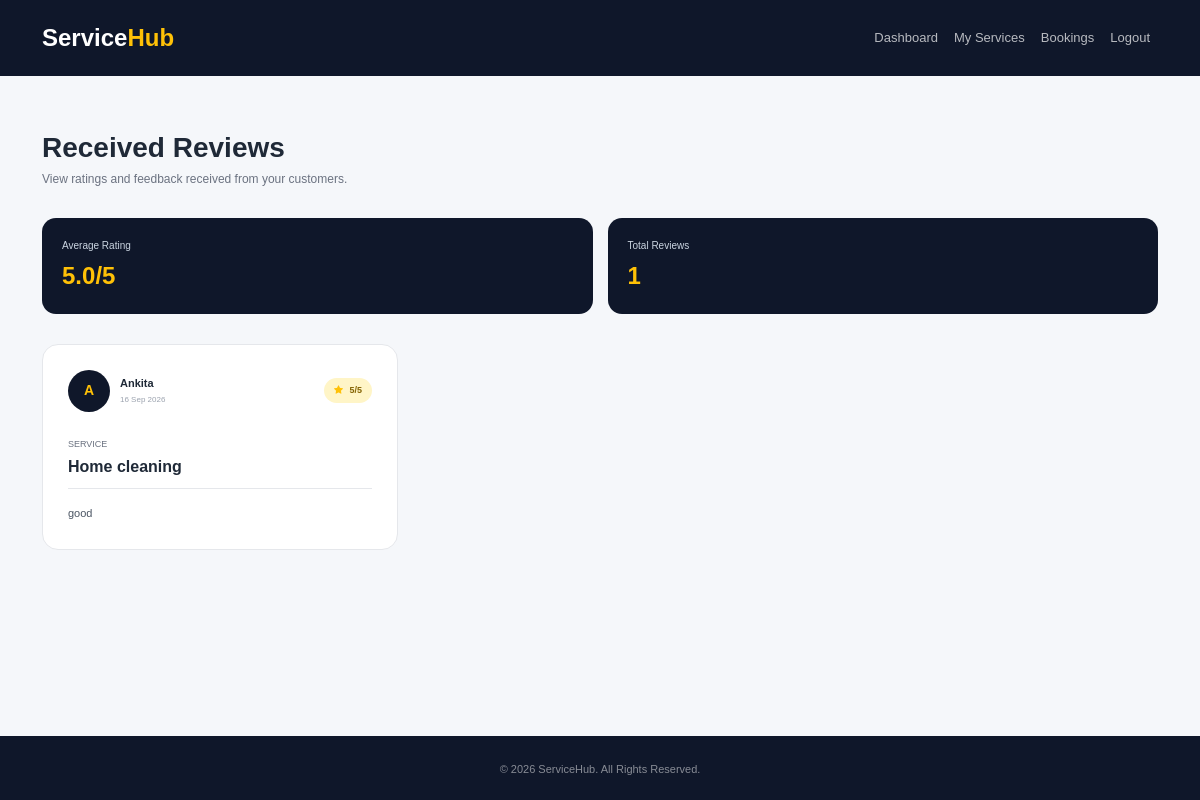
The page /provider-reviews/ (signed in) on the database its author committed.
### service_app/models.py (models this page shows, shortened)
class Review(models.Model):
    RATING_CHOICES = [
        (1, "1 Star"),
        (2, "2 Stars"),
        (3, "3 Stars"),
        (4, "4 Stars"),
        (5, "5 Stars"),
    ]
    booking = models.OneToOneField(
        Booking,
        on_delete=models.CASCADE
    )
    customer = models.ForeignKey(
        CustomerProfile,
        on_delete=models.CASCADE
    )
    service = models.ForeignKey(
        Service,
        on_delete=models.CASCADE
    )
    provider = models.ForeignKey(
        ProviderProfile,
        on_delete=models.CASCADE
    )
    rating = models.PositiveSmallIntegerField(
        choices=RATING_CHOICES
    )
    comment = models.TextField()
    created_at = models.DateTimeField(
        auto_now_add=True
    )

class CustomerProfile(models.Model):
    user = models.OneToOneField(User, on_delete=models.CASCADE)
    phone = models.CharField(max_length=15, blank=True)
    address = models.TextField(blank=True)

class Service(models.Model):
    provider = models.ForeignKey(
        ProviderProfile,
        on_delete=models.CASCADE,
        null=True,
        blank=True
    )
    category = models.ForeignKey(
        Category,
        on_delete=models.CASCADE
    )
    name = models.CharField(max_length=150)
    description = models.TextField()
    price = models.DecimalField(
        max_digits=10,
        decimal_places=2
    )
    is_active = models.BooleanField(default=True)
    created_at = models.DateTimeField(auto_now_add=True)

### service_app/views.py (the view)
# urls.py: path("provider-reviews/", views.provider_reviews, name="provider_reviews"),
@login_required(login_url="login")
def provider_reviews(request):
    if not hasattr(request.user, "providerprofile"):
        return redirect("dashboard")
    provider = request.user.providerprofile
    reviews = Review.objects.filter(
        provider=provider
    ).select_related(
        "customer__user",
        "service",
        "booking"
    ).order_by("-created_at")
    total_reviews = reviews.count()
    average_rating = reviews.aggregate(
        avg=Avg("rating")
    )["avg"]
    five_star = reviews.filter(rating=5).count()
    four_star = reviews.filter(rating=4).count()
    three_star = reviews.filter(rating=3).count()
    two_star = reviews.filter(rating=2).count()
    one_star = reviews.filter(rating=1).count()
    return render(request, "provider_reviews.html", {
        "reviews": reviews,
        "total_reviews": total_reviews,
        "average_rating": average_rating,
        "five_star": five_star,
        "four_star": four_star,
        "three_star": three_star,
        "two_star": two_star,
        "one_star": one_star
    })

### templates/provider_reviews.html (shortened to what this page needs)
<!DOCTYPE html>
<html lang="en">
<head>
    <link href="https://cdn.jsdelivr.net/npm/bootstrap@5.3.8/dist/css/bootstrap.min.css" rel="stylesheet">
    <link rel="stylesheet" href="https://cdn.jsdelivr.net/npm/bootstrap-icons@1.13.1/font/bootstrap-icons.min.css">
</head>
<body>
<nav class="navbar navbar-expand-lg navbar-dark">
    <div class="container">
        <a href="{% url 'home' %}" class="navbar-brand">
            Service<span>Hub</span>
        </a>
        <div class="collapse navbar-collapse" id="navbarMenu">
            <ul class="navbar-nav ms-auto">
                <li class="nav-item">
                    <a href="{% url 'provider_dashboard' %}" class="nav-link">
                        Dashboard
                    </a>
                </li>
                <li class="nav-item">
                    <a href="{% url 'provider_service_list' %}" class="nav-link">
                        My Services
                    </a>
                </li>
                <li class="nav-item">
                    <a href="{% url 'provider_booking_list' %}" class="nav-link">
                        Bookings
                    </a>
                </li>
                <li class="nav-item">
                    <a href="{% url 'logout' %}" class="nav-link">
                        Logout
                    </a>
                </li>
            </ul>
        </div>
    </div>
</nav>
<section class="page-section">
    <div class="container">
        <h1 class="page-title">
            Received Reviews
        </h1>
        <p class="page-subtitle">
            View ratings and feedback received from your customers.
        </p>
        <div class="review-summary">
            <div class="summary-card">
                <span>Average Rating</span>
                <strong>{% if average_rating %}{{ average_rating|floatformat:1 }}/5{% else %}0/5{% endif %}</strong>
            </div>
            <div class="summary-card">
                <span>Total Reviews</span>
                <strong>{{ total_reviews }}</strong>
            </div>
        </div>
        {% if reviews %}
            <div class="row g-4">
                {% for review in reviews %}
                    <div class="col-lg-4 col-md-6">
                        <div class="review-card">
                            <div class="review-header">
                                <div class="customer-box">
                                    <div class="customer-avatar">
                                        {{ review.customer.user.username|first|upper }}
                                    </div>
                                    <div>
                                        <span class="customer-name">
                                            {{ review.customer.user.username }}
                                        </span>
                                        <span class="review-date">
                                            {{ review.created_at|date:"d M Y" }}
                                        </span>
                                    </div>
                                </div>
                                <div class="rating">
                                    <i class="bi bi-star-fill me-1"></i>
                                    {{ review.rating }}/5
                                </div>
                            </div>
                            <span class="service-label">
                                Service
                            </span>
                            <h4 class="service-name">
                                {{ review.service.name }}
                            </h4>
                            <p class="comment">
                                {{ review.comment }}
                            </p>
                        </div>
                    </div>
                {% endfor %}
            </div>
        {% endif %}
    </div>
</section>
<footer>
    <div class="container">
        © {% now "Y" %} ServiceHub. All Rights Reserved.
    </div>
</footer>
</body>
</html>

### templates/provider_reviews.html (style rules this page uses)
* { box-sizing: border-box; }
body { margin: 0; font-family: Arial, sans-serif; background: #f5f7fa; color: #1f2937; }
a { text-decoration: none; }
.navbar { padding: 15px 0; background: #0f172a; }
.navbar-brand { color: white !important; font-size: 24px; font-weight: 800; }
.navbar-brand span { color: #ffc107; }
.nav-link { color: rgba(255,255,255,0.70) !important; font-size: 13px; }
.page-section { min-height: calc(100vh - 140px); padding: 55px 0; }
.page-title { margin-bottom: 5px; font-size: 28px; font-weight: 800; }
.page-subtitle { margin-bottom: 30px; color: #6b7280; font-size: 12px; }
.review-summary { display: grid; grid-template-columns: repeat(2, minmax(0, 1fr)); gap: 15px; margin-bottom: 30px; }
.summary-card { padding: 20px; background: #0f172a; color: white; border-radius: 14px; }
.summary-card span { display: block; color: #cbd5e1; font-size: 10px; }
.summary-card strong { display: block; margin-top: 5px; color: #ffc107; font-size: 24px; }
.review-card { height: 100%; padding: 25px; background: white; border: 1px solid #e5e7eb; border-radius: 16px; transition: 0.2s; }
.review-header { display: flex; align-items: center; justify-content: space-between; gap: 10px; margin-bottom: 18px; }
.customer-box { display: flex; align-items: center; gap: 10px; }
.customer-avatar { width: 42px; height: 42px; display: flex; align-items: center; justify-content: center; background: #0f172a; color: #ffc107; border-radius: 50%; font-size: 14px; font-weight: 800; }
.customer-name { display: block; font-size: 11px; font-weight: 800; }
.review-date { display: block; margin-top: 3px; color: #9ca3af; font-size: 8px; }
.rating { padding: 6px 10px; background: #fff5c7; color: #856404; border-radius: 20px; font-size: 9px; font-weight: 800; white-space: nowrap; }
.rating i { color: #ffc107; }
.service-label { color: #6b7280; font-size: 9px; text-transform: uppercase; }
.service-name { margin: 3px 0 12px; font-size: 16px; font-weight: 800; }
.comment { padding-top: 15px; margin: 0; border-top: 1px solid #e5e7eb; color: #4b5563; font-size: 11px; line-height: 1.8; }
footer { padding: 25px 0; background: #0f172a; color: rgba(255,255,255,0.50); text-align: center; font-size: 11px; }

### rows shown on the page
Review: customer.user.username|first "A", customer.user.username "Ankita", created_at "16 Sep 2026", rating "5", service.name "Home cleaning", comment "good"

### other values the page prints
{{ average_rating|floatformat:1 }} "5.0"
{{ total_reviews }} "1"
